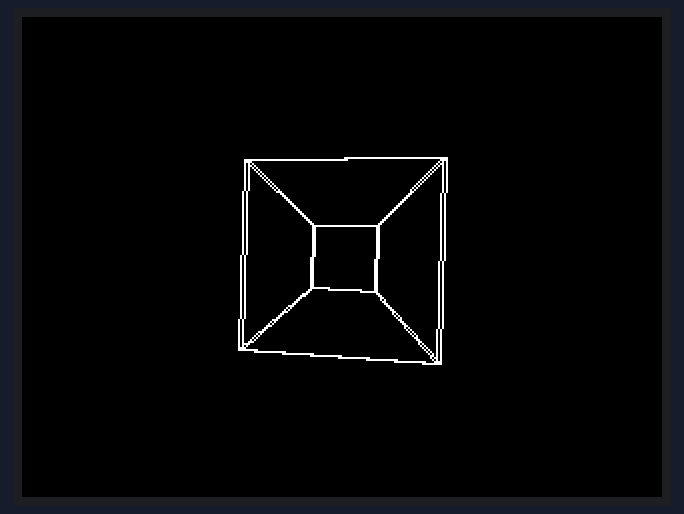
Bench run of a sketch on a simulated Arduino Uno, built with avr-gcc and run on an emulated ATmega328P. Shown: 320×240 colour display.

Above: at 0.41 s.
At 3.66 s:
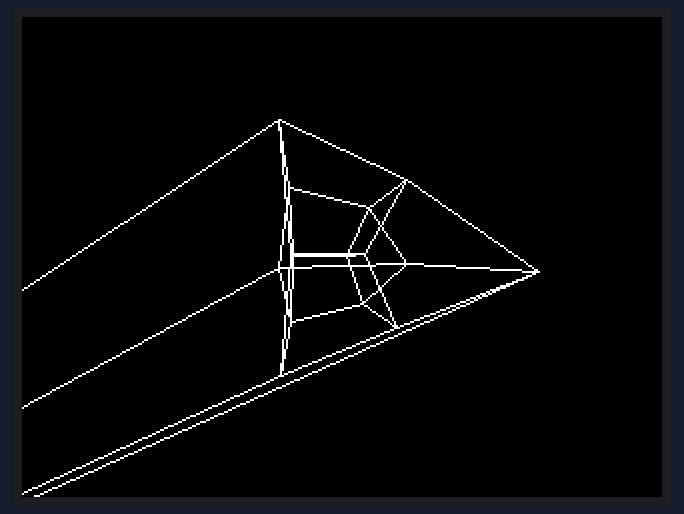
At 9.32 s:
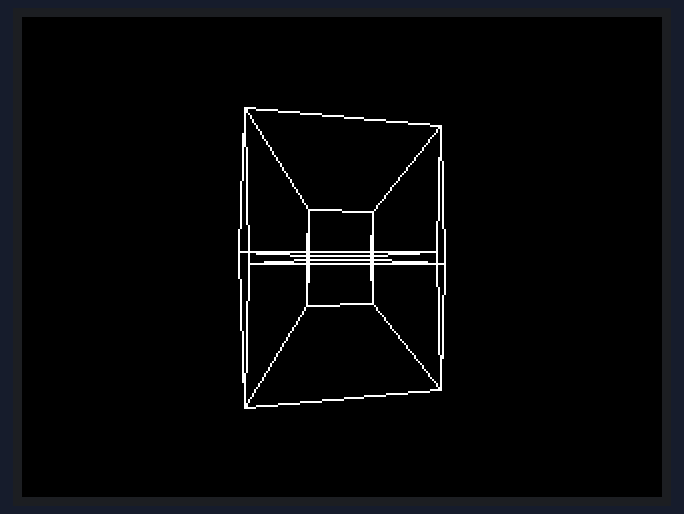
At 18.38 s:
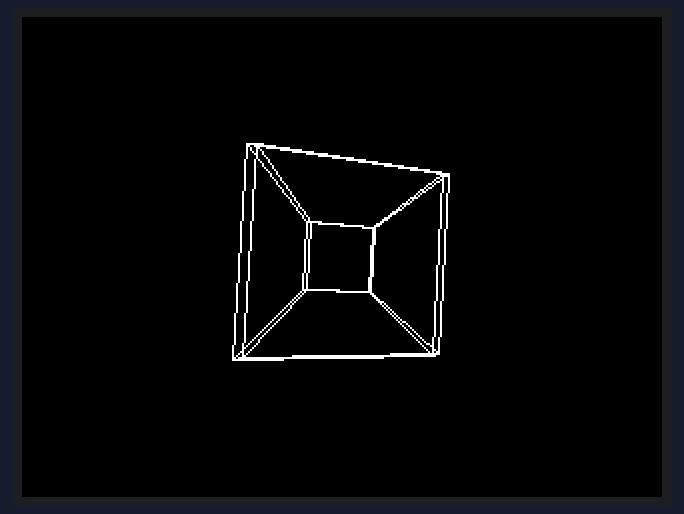
At 28.26 s:
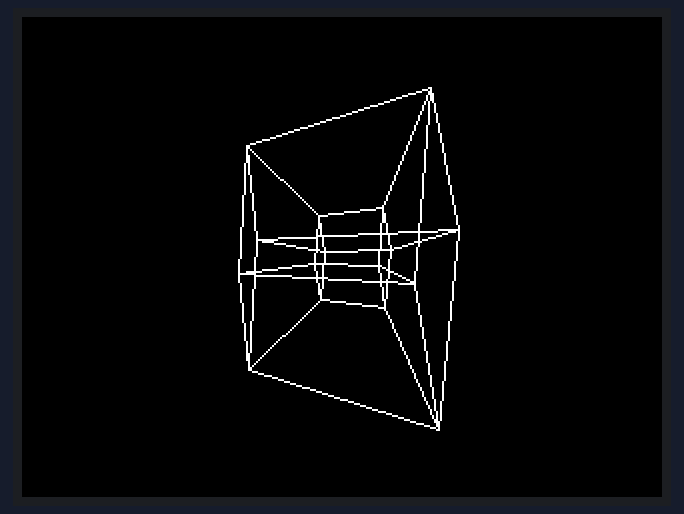
At 38.49 s:
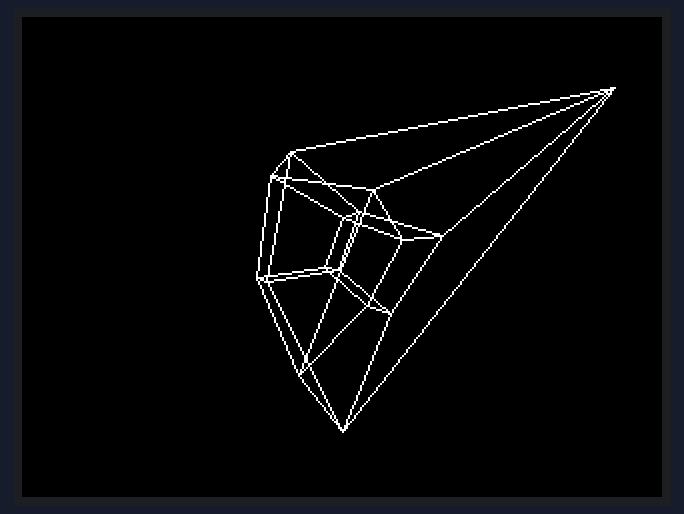

The sketch:

spinning_tesseract_optimized.ino
```cpp
#include <SPI.h>
#include "Adafruit_GFX.h"
#include <MCUFRIEND_kbv.h>

MCUFRIEND_kbv tft;

#define BLACK 0x0000
#define WHITE 0xFFFF

// 16 Eckpunkte (±1 in 4 Dimensionen)
const float tesseract[16][4] = {
    {-1, -1, -1, -1}, {1, -1, -1, -1}, {1, 1, -1, -1}, {-1, 1, -1, -1}, {-1, -1, 1, -1}, {1, -1, 1, -1}, {1, 1, 1, -1}, {-1, 1, 1, -1}, {-1, -1, -1, 1}, {1, -1, -1, 1}, {1, 1, -1, 1}, {-1, 1, -1, 1}, {-1, -1, 1, 1}, {1, -1, 1, 1}, {1, 1, 1, 1}, {-1, 1, 1, 1}};

// 32 Kanten (von Hand definiert)
const uint8_t edges[32][2] = {
    {0, 1}, {1, 2}, {2, 3}, {3, 0}, {4, 5}, {5, 6}, {6, 7}, {7, 4}, {0, 4}, {1, 5}, {2, 6}, {3, 7}, {8, 9}, {9, 10}, {10, 11}, {11, 8}, {12, 13}, {13, 14}, {14, 15}, {15, 12}, {8, 12}, {9, 13}, {10, 14}, {11, 15}, {0, 8}, {1, 9}, {2, 10}, {3, 11}, {4, 12}, {5, 13}, {6, 14}, {7, 15}};

float angleXY = 0, angleXZ = 0, angleXW = 0;

void setup()
{
    uint16_t ID = tft.readID();
    tft.begin(ID);
    tft.setRotation(1);
    tft.fillScreen(BLACK);
}

void loop()
{
    // tft.fillScreen(BLACK);

    int w = tft.width();
    int h = tft.height();

    angleXY += 0.03f;
    angleXZ += 0.02f;
    angleXW += 0.04f;

    int projected[16][2];

    for (int i = 0; i < 16; i++)
    {
        float x = tesseract[i][0];
        float y = tesseract[i][1];
        float z = tesseract[i][2];
        float w4 = tesseract[i][3];

        // --- 4D Rotationen ---
        // XY
        float x1 = x * cos(angleXY) - y * sin(angleXY);
        float y1 = x * sin(angleXY) + y * cos(angleXY);

        // XZ
        float x2 = x1 * cos(angleXZ) - z * sin(angleXZ);
        float z1 = x1 * sin(angleXZ) + z * cos(angleXZ);

        // XW
        float x3 = x2 * cos(angleXW) - w4 * sin(angleXW);
        float w1 = x2 * sin(angleXW) + w4 * cos(angleXW);

        // --- Projektion 4D → 3D ---
        float wFactor = 1.0f / (2.0f - w1); // perspektivische Verzerrung
        float x3d = x3 * wFactor;
        float y3d = y1 * wFactor;
        float z3d = z1 * wFactor;

        // --- Projektion 3D → 2D ---
        const float scale = 50.0f; // halbe Größe (vorher 100)
        projected[i][0] = (int)(x3d * scale) + w / 2;
        projected[i][1] = (int)(y3d * scale) + h / 2;
    }

    // Kanten zeichnen
    for (int e = 0; e < 32; e++)
    {
        int p1 = edges[e][0];
        int p2 = edges[e][1];
        tft.drawLine(projected[p1][0], projected[p1][1],
                     projected[p2][0], projected[p2][1],
                     WHITE);
    }

    delay(30); // schneller Refresh

    for (int e = 0; e < 32; e++)
    {
        int p1 = edges[e][0];
        int p2 = edges[e][1];
        tft.drawLine(projected[p1][0], projected[p1][1],
                     projected[p2][0], projected[p2][1],
                     BLACK);
    }
}
```
